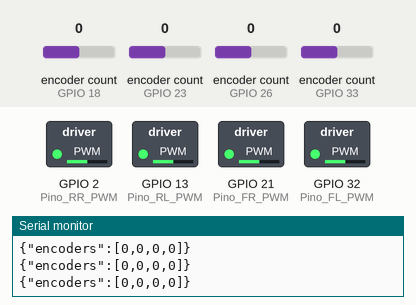
This sketch was run on a simulated ESP32. Shown: switched loads named in the sketch (green lamp = pin HIGH), the last lines printed to the serial monitor. The inputs (shaded band) are chosen by the test bench; at power-on: encoder count (sensors on GPIO 18, GPIO 23, GPIO 26, GPIO 33) 0.

Above: at 1.2 s.
1.3 s: encoder count (sensor on GPIO 18) set to 1
At 2.4 s:
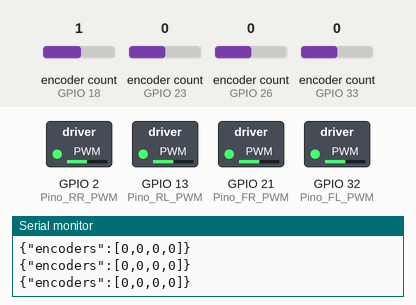
2.8 s: encoder count (sensor on GPIO 23) set to 1
At 3.5 s:
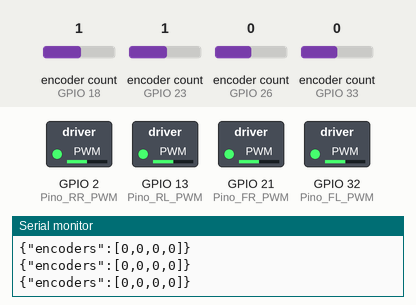
4.3 s: encoder count (sensor on GPIO 26) set to 1
At 4.7 s:
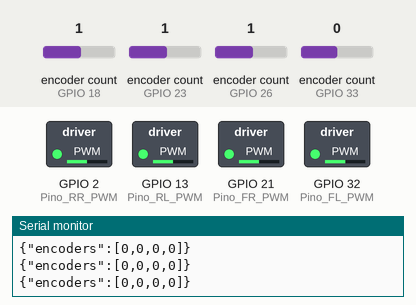
5.8 s: encoder count (sensor on GPIO 33) set to 1
At 7.0 s:
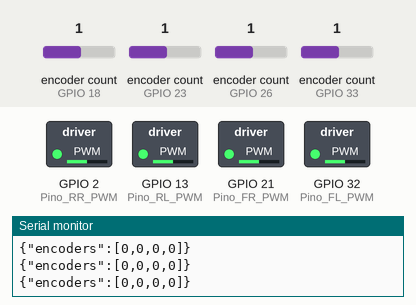
7.3 s: encoder count (sensor on GPIO 18) set to 0
At 8.1 s:
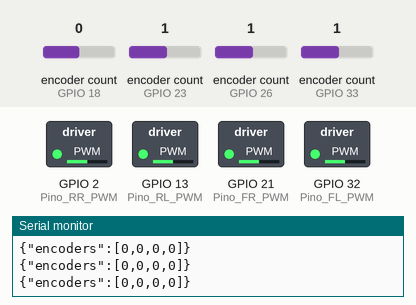
8.8 s: encoder count (sensor on GPIO 23) set to 0
At 9.3 s:
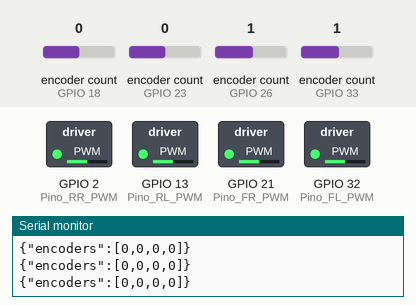
Timing chart, 0 to 11.3 s (numbered marks = the images above; inputs shaded):
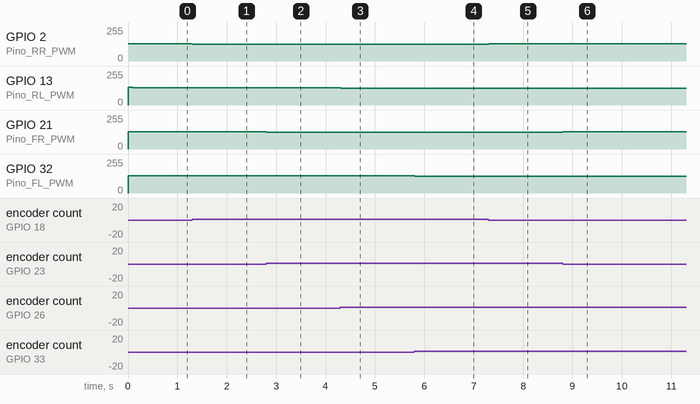

Measured:
- after the input at 1.3 s, GPIO 2 (Pino_RR_PWM): 128/255 → 127/255 at once
- after the input at 2.8 s, GPIO 21 (Pino_FR_PWM): 128/255 → 127/255 at once
- after the input at 4.3 s, GPIO 13 (Pino_RL_PWM): 128/255 → 127/255 at once
- after the input at 5.8 s, GPIO 32 (Pino_FL_PWM): 128/255 → 127/255 at once
- after the input at 7.3 s, GPIO 2 (Pino_RR_PWM): 127/255 → 128/255 at once
- after the input at 8.8 s, GPIO 21 (Pino_FR_PWM): 127/255 → 128/255 at once

The sketch:

ESP_PC.ino
```cpp
//bibliotrcsa
#include <stdio.h>
#include <ESP32Encoder.h>
#include <ArduinoJson.h>

#define BUFFER_SIZE_RECEIVER 300
#define END_OF_JSON_CHAR '}'

char buffer[BUFFER_SIZE_RECEIVER]; // Buffer para armazenar a mensagem
int buffer_index = 0; // Indicador de posição no buffer

#define ENCODER_PERIOD 100 //amostragem de tempo

//Dados do robô
#define PULSES_PER_ROTATION 1024
#define MOTOR_REDUCTION 28
#define WHEEL_RADIUS 0.05  //metros
#define lx 0.2355           //metros tem que medir -----------------------------------
#define ly 0.15             //metros tem que medir -----------------------------------


//Definição dos pinos do Motor Superior Esquerdo
#define Pino_FL_A 33
#define Pino_FL_B 25
#define Pino_FL_PWM 32

//Definição dos pinos do Motor Superior Direito
#define Pino_FR_A 23
#define Pino_FR_B 22
#define Pino_FR_PWM 21

//Definição dos pinos do Motor Inferior Direito
#define Pino_RR_A 18
#define Pino_RR_B 19
#define Pino_RR_PWM 2

//Definição dos pinos do Motor Inferior Esquerdo
#define Pino_RL_A 26
#define Pino_RL_B 27
#define Pino_RL_PWM 13

// Definaçao dos Encoders
ESP32Encoder encoder_RR;
ESP32Encoder encoder_RL;
ESP32Encoder encoder_FR;
ESP32Encoder encoder_FL;

//Definição dos zeros dos motores, em pwm
int pwmFR = 520;
int pwmFL = 520;
int pwmRR = 520;
int pwmRL = 535;

//globais para os cálculos do PI para cada motor
long prevTRR = 0;
long prevTRL = 0;
long prevTFR = 0;
long prevTFL = 0;
int posPrevRR = 0;
int posPrevRL = 0;
int posPrevFR = 0;
int posPrevFL = 0;

float encoder_time = 0;

//Velocity PI control
float Kp = 1;
float Ki = 0.2;

float erroRR = 0;
float erroRL = 0;
float erroFR = 0;
float erroFL = 0;
float erroIntRR = 0; //erro integral
float erroIntRL = 0; //erro integral
float erroIntFR = 0; //erro integral
float erroIntFL = 0; //erro integral


//variáveis para o filtro motor Rear Right
float rpm_filtradoRR = 0;
float rpm_previoRR = 0;

//variáveis para o filtro motor Rear Left
float rpm_filtradoRL = 0;
float rpm_previoRL = 0;

//variáveis para o filtro motor Front Right
float rpm_filtradoFR = 0;
float rpm_previoFR = 0;

//variáveis para o filtro motor Front Left
float rpm_filtradoFL = 0;
float rpm_previoFL = 0;

//variáveis para o rpm desejado para cada roda
float target_rpm_RR = 0;
float target_rpm_RL = 0;
float target_rpm_FR = 0;
float target_rpm_FL = 0;


float rotationsRR = 0.0;
float rotationsRL = 0.0;
float rotationsFR = 0.0;
float rotationsFL = 0.0;

float rpmFL = 0.0;

//Formato da mensagem que a ESP vai receber pela serial, correspondendo ao cmd_vel_caramelo
struct Vel
{
  struct Linear
  {
    float x;
    float y;
    float z;
  } linear;
  struct Angular
  {
    float x;
    float y;
    float z;
  } angular;
};

// Cria uma variável do tipo Vel
Vel vel;

// Esta função será chamada sempre que dados estiverem disponíveis na porta serial
void serialEvent() {
  while (Serial.available()) {
    char inChar = (char)Serial.read();
    buffer[buffer_index] = inChar;
    buffer_index++;
    // Verifica se a mensagem está completa
    if (inChar == END_OF_JSON_CHAR) {
      buffer[buffer_index] = '\0'; // Adiciona o caractere de terminação nulo para tornar o buffer uma string válida
      processMessage();
      buffer_index = 0; // Reseta o buffer
    }
  }
}

// Esta função deserializa a mensagem JSON e processa os dados
void processMessage() {
  StaticJsonDocument<BUFFER_SIZE_RECEIVER> doc_subscription_cmd_vel;
  DeserializationError error = deserializeJson(doc_subscription_cmd_vel, buffer);
  if (error) {

  } else {
    if (doc_subscription_cmd_vel.containsKey("linear_x") && doc_subscription_cmd_vel.containsKey("linear_y") && doc_subscription_cmd_vel.containsKey("angular_z")){
      float linear_x = doc_subscription_cmd_vel["linear_x"];
      float linear_y = doc_subscription_cmd_vel["linear_y"];
      float angular_z = doc_subscription_cmd_vel["angular_z"];

      if(linear_x < 20.0 && linear_x > -20.0 && angular_z < 20.0 && angular_z > -20.0) {
        // Define os valores
        vel.linear.x = linear_x;
        vel.linear.y = linear_y;
        vel.linear.z = 0.0;
        vel.angular.x = 0.0;
        vel.angular.y = 0.0;
        vel.angular.z = angular_z;

      }
    }
  }
}

void clearEncoder() {
  encoder_RR.clearCount();
  encoder_RL.clearCount();
  encoder_FR.clearCount();
  encoder_FL.clearCount();
}


float CalcControlSignal(float rpm, float& rpm_previo, float& rpm_filtrado, float target_rpm,float& erro, float& erroInt, float Kp, float Ki) {
  // Filtro passa-baixa de 25Hz
  rpm_filtrado = 0.854 * rpm_filtrado + 0.0728 * rpm + 0.0728 * rpm_previo;
  rpm_previo = rpm;

  // Cálculo do erro
  erro = target_rpm - rpm;
  erroInt += erro;

  // Calcula o sinal de controle u(s)
  float u_s = Kp * erro + Ki * erroInt;

  return u_s;
}

// Função para calcular a velocidade em RPM
void CalcSpeed() {
  // Pega a posicao atual dos encoders
  int posRR = encoder_RR.getCount();
  int posRL = encoder_RL.getCount();
  int posFR = encoder_FR.getCount();
  int posFL = encoder_FL.getCount();

  // Calcula a diferença de posição entre a leitura atual e a leitura anterior
  int deltaPosRR = posRR - posPrevRR;
  int deltaPosRL = posRL - posPrevRL;
  int deltaPosFR = posFR - posPrevFR;
  int deltaPosFL = posFL - posPrevFL;

  // Converte a diferença de posição para rotações (dividido pelos pulsos por rotação e a redução do motor)
  rotationsRR = (float)deltaPosRR / (PULSES_PER_ROTATION * 2 * MOTOR_REDUCTION);
  rotationsRL = (float)deltaPosRL / (PULSES_PER_ROTATION * 2 * MOTOR_REDUCTION);
  rotationsFR = (float)deltaPosFR / (PULSES_PER_ROTATION * 2 * MOTOR_REDUCTION);
  rotationsFL = (float)deltaPosFL / (PULSES_PER_ROTATION * 2 * MOTOR_REDUCTION);

  // Calcula a velocidade em rotações por minuto (RPM) com base no período de amostragem
  float rpmRR = (rotationsRR / (ENCODER_PERIOD / 1000.0)) * 60; // ENCODER_PERIOD está em ms, então dividimos por 1000 para converter para segundos
  float rpmRL = (rotationsRL / (ENCODER_PERIOD / 1000.0)) * 60; // ENCODER_PERIOD está em ms, então dividimos por 1000 para converter para segundos
  float rpmFR = (rotationsFR / (ENCODER_PERIOD / 1000.0)) * 60; // ENCODER_PERIOD está em ms, então dividimos por 1000 para converter para segundos
  rpmFL = (rotationsFL / (ENCODER_PERIOD / 1000.0)) * 60; // ENCODER_PERIOD está em ms, então dividimos por 1000 para converter para segundos

  // Aplica cinemática inversa para o cálculo das velocidades angulares (rad/s),
  //para cada roda e em seguida aplica uma constante para transformar o valor para rpm.
  target_rpm_FL = (vel.linear.x - vel.linear.y - ((lx + ly) * vel.angular.z)) / WHEEL_RADIUS * 9.5493;
  target_rpm_FR = (vel.linear.x + vel.linear.y + ((lx + ly) * vel.angular.z)) / WHEEL_RADIUS * 9.5493;
  target_rpm_RL = (vel.linear.x + vel.linear.y - ((lx + ly) * vel.angular.z)) / WHEEL_RADIUS * 9.5493;
  target_rpm_RR = (vel.linear.x - vel.linear.y + ((lx + ly) * vel.angular.z)) / WHEEL_RADIUS * 9.5493;

  // Chama a função para calcular o sinal de controle e filtrar o RPM
  float u_s_RR = CalcControlSignal(rpmRR, rpm_previoRR, rpm_filtradoRR, -target_rpm_RR, erroRR, erroIntRR, Kp, Ki);
  float u_s_RL = CalcControlSignal(rpmRL, rpm_previoRL, rpm_filtradoRL, target_rpm_RL, erroRL, erroIntRL, Kp, Ki);
  float u_s_FR = CalcControlSignal(rpmFR, rpm_previoFR, rpm_filtradoFR, -target_rpm_FR, erroFR, erroIntFR, Kp, Ki);
  float u_s_FL = CalcControlSignal(rpmFL, rpm_previoFL, rpm_filtradoFL, target_rpm_FL, erroFL, erroIntFL, Kp, Ki);

  // Atualiza a posição anterior
  posPrevRR = posRR;
  posPrevRL = posRL;
  posPrevFR = posFR;
  posPrevFL = posFL;

  float pwmVal[4] = {Pino_RR_PWM,Pino_RL_PWM,Pino_FR_PWM,Pino_FL_PWM};
  float pwm[4] = {pwmRR,pwmRL,pwmFR,pwmFL};
  float u_s[4] = {u_s_RR,u_s_RL,u_s_FR,u_s_FL};
  float zero_pwm[4] = {512,546,512,512};

  for(int i = 0; i < 4; i++){
    pwm[i] = ((u_s[i] / 144) * 512) + 512;

    if(pwm[i] < 0){
      pwm[i] = 0;
    }
    if(pwm[i] > 1024){
      pwm[i] = 1024;
    }
    ledcWrite(pwmVal[i], pwm[i]);
  }

}


void setup() {
  // put your setup code here, to run once:
  Serial.begin(9600);

  // Configuração dos pinos de entrada (sensores de encoders)
  pinMode(Pino_RR_A, INPUT);
  pinMode(Pino_RR_B, INPUT);

  pinMode(Pino_RL_A, INPUT);
  pinMode(Pino_RL_B, INPUT);

  pinMode(Pino_FR_A, INPUT);
  pinMode(Pino_FR_B, INPUT);

  pinMode(Pino_FL_A, INPUT);
  pinMode(Pino_FL_B, INPUT);

  // Configuração dos pinos de saída (PWM para controle dos motores)
  pinMode(Pino_RR_PWM, OUTPUT);
  pinMode(Pino_RL_PWM, OUTPUT);
  pinMode(Pino_FR_PWM, OUTPUT);
  pinMode(Pino_FL_PWM, OUTPUT);

  // Configura os canais PWM para os motores
  ////ledcSetup(canal_RR_PWM, frequencia_PWM, resolucao_PWM); // Configura o canal RR_PWM
  ledcAttachChannel(Pino_RR_PWM, 500, 10, 0); // Associa o pino PWM ao canal RR

  /////ledcSetup(canal_RL_PWM, frequencia_PWM, resolucao_PWM); // Configura o canal RL_PWM
  ledcAttachChannel(Pino_RL_PWM, 500, 10 ,1); // Associa o pino PWM ao canal RL

  /////ledcSetup(canal_RL_PWM, frequencia_PWM, resolucao_PWM); // Configura o canal RL_PWM
  ledcAttachChannel(Pino_FR_PWM, 500, 10 ,2); // Associa o pino PWM ao canal FR

  /////ledcSetup(canal_RL_PWM, frequencia_PWM, resolucao_PWM); // Configura o canal RL_PWM
  ledcAttachChannel(Pino_FL_PWM, 500, 10 ,3); // Associa o pino PWM ao canal FL

  //
  ledcWrite(Pino_RR_PWM, pwmRR);
  ledcWrite(Pino_RL_PWM, pwmRL);
  ledcWrite(Pino_FR_PWM, pwmFR);
  ledcWrite(Pino_FL_PWM, pwmFL);

  //
  encoder_RR.attachHalfQuad(Pino_RR_A, Pino_RR_B);
  encoder_RL.attachHalfQuad(Pino_RL_A, Pino_RL_B);
  encoder_FR.attachHalfQuad(Pino_FR_A, Pino_FR_B);
  encoder_FL.attachHalfQuad(Pino_FL_A, Pino_FL_B);

  clearEncoder();

  while(!Serial) {
  }

}

void loop() {

  // Processar e Atuzlizar as velociade
  if (Serial.available() > 0) {
    serialEvent();
  }

  //Calcula as velocidades das rodas e faz o PI
  if(millis() - encoder_time >= ENCODER_PERIOD){

    CalcSpeed();

    encoder_time = millis();

    StaticJsonDocument<500> doc; // Cria um documento JSON

      // --- Leitura dos Encoders------------------------------------------------------
    JsonArray array_encoders = doc.createNestedArray("encoders"); // Cria um array JSON
    // Adiciona valores ao array
    // array_encoders.add( posFL );
    // array_encoders.add( posFR );
    // array_encoders.add( posRL );
    // array_encoders.add( posRR );
    array_encoders.add( rotationsFL );
    array_encoders.add( rotationsFR );
    array_encoders.add( rotationsRL );
    array_encoders.add( rotationsRR );
    //array_encoders.add( rpmFL );
    //-------------------------------------------------------------------------------

      // Serializa e envia o documento JSON
    serializeJson(doc, Serial);
    Serial.println(); // Adiciona uma nova linha
  }

  //Envia a leitura dos encoders pela serial para o PC, no formato Json, para fazer o SLAM
  //Rotations mostra a diferença do quanto de volta a roda deu desde a última leitura. Ou seja, 0.3 voltas, por exemplo.
  // Serial.print("{\"MotorFL\": ");
  // Serial.print(Pino_FL_PWM, 2);  // Imprime o valor do encoder do motor1 com 2 casas decimais
  // Serial.print(", \"MotorFR\": ");
  // Serial.print(Pino_FR_PWM, 2);  // Imprime o valor do encoder do motor2 com 2 casas decimais
  // Serial.print(", \"MotorRL\": ");
  // Serial.print(Pino_RL_PWM, 2);  // Imprime o valor do encoder do motor3 com 2 casas decimais
  // Serial.print(", \"MotorRR\": ");
  // Serial.print(Pino_RR_PWM, 2);  // Imprime o valor do encoder do motor4 com 2 casas decimais
  // Serial.println("}");       // Finaliza a estrutura JSON e quebra a linha
  // Serial.flush();

}
```
